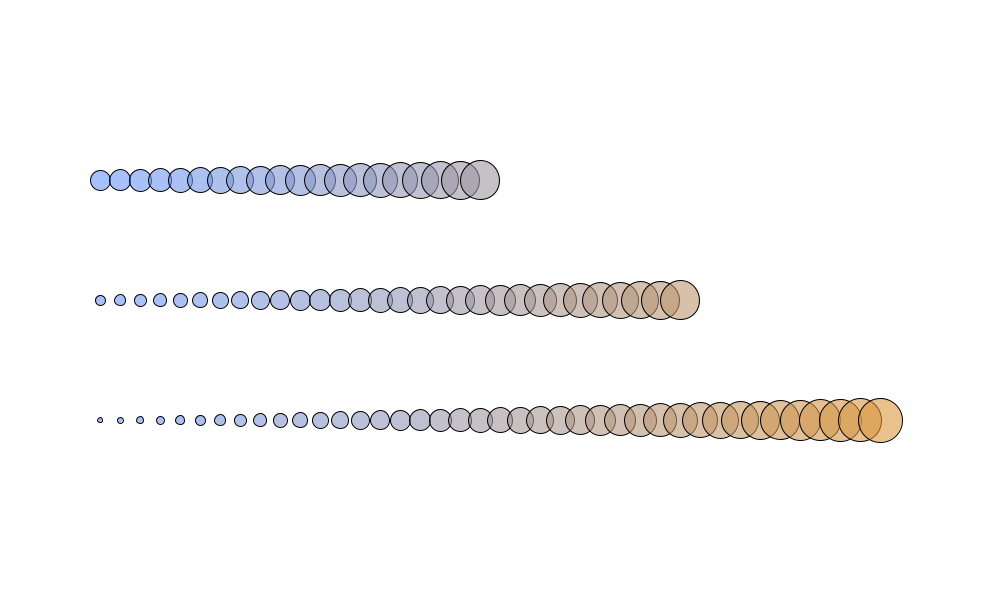
Frame 1 (no input)
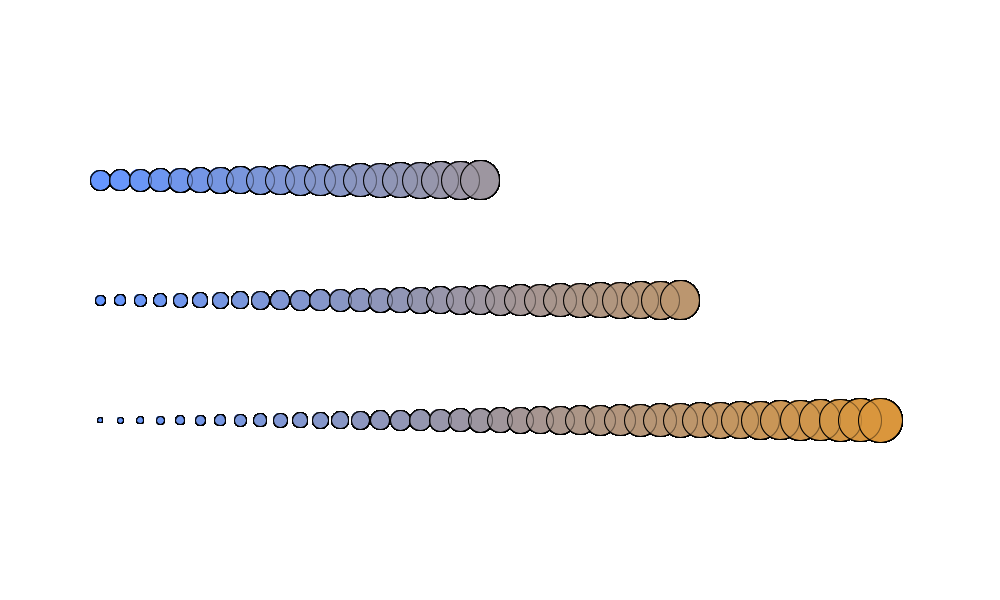
Frame 60 (the mouse pressed at the canvas centre just before this capture)
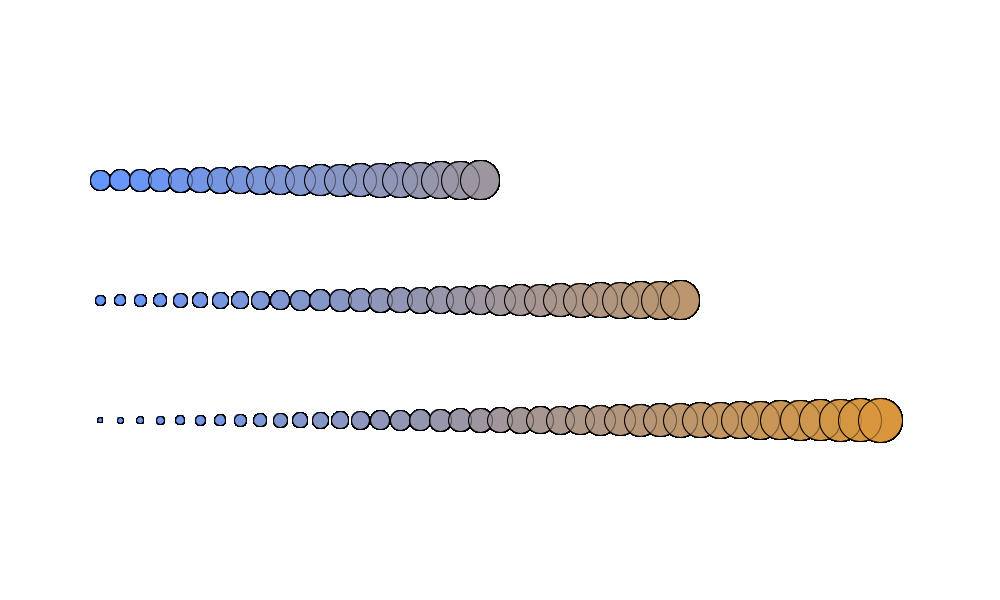
Frame 120 (the mouse held since frame 60 and released just before this capture)

The Processing sketch that drew these frames (run headless with seeded random() and noise(); from frame 60 on, the mouse is pressed at the canvas centre):

// Processing sketch: bono_7_2
// ── bono_7_2.pde
void setup() {
  size(1000, 600);
  background(255);
}

void draw() {
  dibujarCirculo(width * 0.1, height * 0.5, 10, 30);
  dibujarCirculo(width * 0.1, height * 0.3, 20, 20);
  dibujarCirculo(width * 0.1, height * 0.7, 5, 40);
  
}

void dibujarCirculo(float xPos, float yPos, float tamInicial, float cantidad) {
  float incremento = 20; 
  for (int i = 0; i < cantidad; i++) {
    float tam = tamInicial + i; 
    fill(100 + i * 3, 150, 255 - i * 5, 150); 
    ellipse(xPos + i * incremento, yPos, tam, tam);
  }
}
